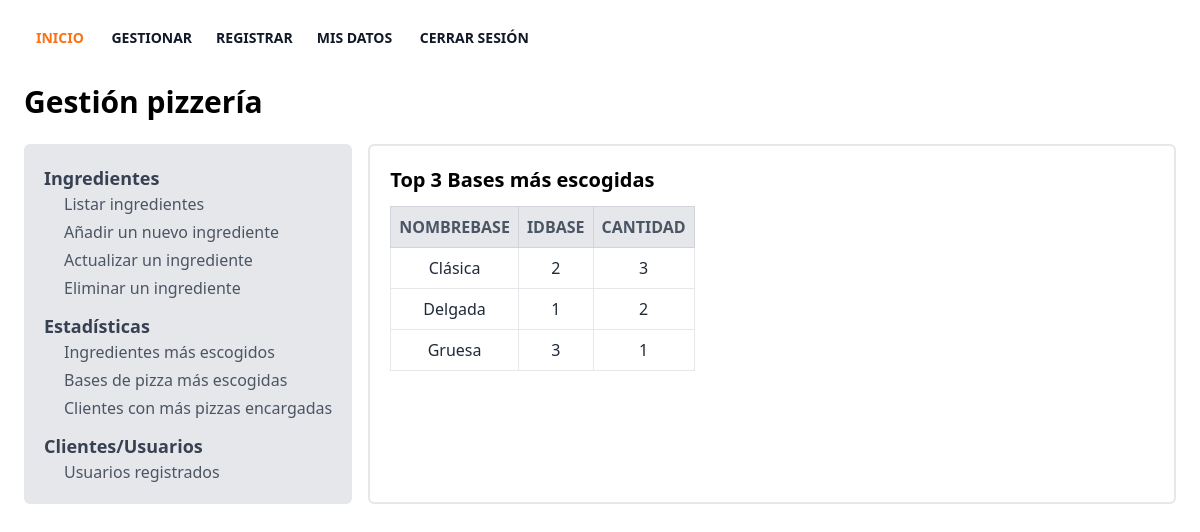
The app's page /gestion.php?accion=2&subaccion=2 (signed in) with its own data.
### tables this page shows
CREATE TABLE `base` (
  `idBase` smallint(5) UNSIGNED NOT NULL,
  `nombreBase` varchar(50) NOT NULL,
  `precioBase` decimal(9,2) NOT NULL
);

### funciones.php (the view, shortened to what this page needs)
<?php
function conexion($base_datos = null)
{
  try {
    $conexion = ($base_datos !== null)
      ? @new mysqli($_ENV['DB_HOST'], $_ENV['DB_USERNAME'], $_ENV['DB_PASSWORD'], $base_datos)
      : @new mysqli($_ENV['DB_HOST'], $_ENV['DB_USERNAME'], $_ENV['DB_PASSWORD']);
    return $conexion;
  } catch (RuntimeException) {
    return null;
  }
}
function renderCabecera()
{
  ?>
  <header>
    <div class="py-4 px-2 lg:mx-4 xl:mx-12 ">
      <div>
        <nav class="flex items-center justify-between flex-wrap  ">
          <div id="main-nav" class="w-full flex-grow lg:flex items-center lg:w-auto hidden  ">
            <div class="text-sm lg:flex-grow mt-2 animated jackinthebox xl:mx-8">
              <a href="./index.php"
                class="block lg:inline-block text-md font-bold  text-orange-500  sm:hover:border-indigo-400  hover:text-orange-500 mx-2 focus:text-blue-500  p-1 hover:bg-gray-300 sm:hover:bg-transparent rounded-lg">
                INICIO
              </a>
              <?php
              if (!empty($_SESSION['control'])) {
                if (esAdmin($_SESSION['control'])) {
                  echo "<a href='./gestion.php'
                    class='block lg:inline-block text-md font-bold text-gray-900 sm:hover:border-indigo-400 hover:text-orange-500 mx-2 focus:text-blue-500 p-1 hover:bg-gray-300 sm:hover:bg-transparent rounded-lg transition duration-300'>
                    GESTIONAR</a>";
                  echo "<a href='./registrarse.php'
                    class='block lg:inline-block text-md font-bold text-gray-900 sm:hover:border-indigo-400 hover:text-orange-500 mx-2 focus:text-blue-500 p-1 hover:bg-gray-300 sm:hover:bg-transparent rounded-lg transition duration-300'>
                    REGISTRAR</a>";
                } else {
                  echo "<a href='./elaborar.php'
                    class='block lg:inline-block text-md font-bold text-gray-900 sm:hover:border-indigo-400 hover:text-orange-500 mx-2 focus:text-blue-500 p-1 hover:bg-gray-300 sm:hover:bg-transparent rounded-lg transition duration-300'>
                    PEDIR</a>";
                }
                echo "<a href='./mis_datos.php'
                  class='block lg:inline-block text-md font-bold text-gray-900 sm:hover:border-indigo-400 hover:text-orange-500 mx-2 focus:text-blue-500 p-1 hover:bg-gray-300 sm:hover:bg-transparent rounded-lg transition duration-300'>
                  MIS DATOS</a>
                  <a href='./salir.php'
                  class='block lg:inline-block text-md font-bold text-gray-900 sm:hover:border-indigo-400 hover:text-red-500 mx-2 focus:text-red-500 p-1 hover:bg-gray-300 sm:hover:bg-transparent rounded-lg transition duration-300'>
                  CERRAR SESIÓN</a>";
              }
              ?>
            </div>
          </div>
        </nav>
      </div>
    </div>
  </header>
  <?php
}
function esAdmin($idUsuario)
{
  $conexion = conexion($_ENV['DB_DATABASE']);
  $esAdmin = false;
  try {
    $esAdmin = $conexion->query("
    SELECT `idUsuario`
    FROM `usuario`
    WHERE `idUsuario` = $idUsuario AND `tipoUsuario` = 'admin'")->num_rows > 0;
  } catch (RuntimeException) {
    $esAdmin = false;
  } finally {
    try {
      if ($conexion !== null)
        if (!$conexion->close())
          throw new RuntimeException();
    } catch (RuntimeException) {
    }
  }
  return $esAdmin;
}
  ?>
  <?php
function renderTablaGestion($datos, $subaccion, $titulo = null)
{
  $nombreSubacciones = [
    '1' => 'Ingredientes más escogidos',
    '2' => 'Bases más escogidas',
    '3' => 'Clientes con más pizzas',
  ]
    ?>
  <h2 class="text-xl font-bold mb-3">
    <?php
    if (!empty($titulo)) {
      echo $titulo;
    } else {
      echo "Top 3 {$nombreSubacciones[$subaccion]}";
    }
    ?>
  </h2>
  <table class="border-collapse w-max">
    <thead>
      <tr>
        <?php
        $keys = array_keys($datos[0]);
        foreach ($keys as $val) {
          ?>
          <th class='p-2 font-bold uppercase bg-gray-200 text-gray-600 border border-gray-300 hidden lg:table-cell'>
            <?= $val ?>
          </th>
          <?php
        }
        ?>
      </tr>
    </thead>
    <tbody>
      <?php
      foreach ($datos as $value) {
        ?>
        <tr
          class='bg-white lg:hover:bg-gray-100 flex lg:table-row flex-row lg:flex-row flex-wrap lg:flex-no-wrap mb-10 lg:mb-0'>
          <td class='w-full lg:w-auto p-2 text-gray-800 text-center border border-b block lg:table-cell relative lg:static'>
            <?= $value[$keys[0]] ?>
          </td>
          <td class='w-full lg:w-auto p-2 text-gray-800 text-center border border-b block lg:table-cell relative lg:static'>
            <?= $value[$keys[1]] ?>
          </td>
          <td class='w-full lg:w-auto p-2 text-gray-800 text-center border border-b block lg:table-cell relative lg:static'>
            <?= $value[$keys[2]] ?>
          </td>
        </tr>
        <?php
      }
      ?>
    </tbody>
  </table>
  <?php
}
function renderGestion()
{
  $accion = intval($_GET['accion']);
  $subaccion = intval($_GET['subaccion']);
  switch ($accion) {
    case 2:
      switch ($subaccion) {
        case 2:
          $conexion = conexion($_ENV['DB_DATABASE']);
          try {
            $resultado = $conexion->query("
            SELECT
              base.nombreBase AS nombreBase,
              base.idBase AS idBase,
              COUNT(base.idBase) AS cantidad
            FROM `pizza`
            INNER JOIN base
            ON base.idBase = pizza.idBase
            GROUP BY idBase
            ORDER BY cantidad DESC
            LIMIT 3;");
            $resultado = $resultado->fetch_all(MYSQLI_ASSOC);
            if (count($resultado) != 0) {
              renderTablaGestion($resultado, $subaccion);
            } else {
              echo "No hay bases registradas";
            }
          } catch (\Throwable $e) {
            $GLOBALS['msg']['error'] = $e->getMessage();
          } finally {
            try {
              if ($conexion !== null)
                if (!$conexion->close())
                  throw new RuntimeException();
            } catch (RuntimeException) {
            }
          }
          break;
      }
      break;
  }
}

### records on screen
base: nombreBase "Clásica", idBase "2", keys "3"
base: nombreBase "Delgada", idBase "1", keys "2"
base: nombreBase "Gruesa", idBase "3", keys "1"

### other values on screen
$nombreSubacciones[$subaccion] "Bases más escogidas"
$val "NOMBREBASE"
$val "IDBASE"
$val "CANTIDAD"
